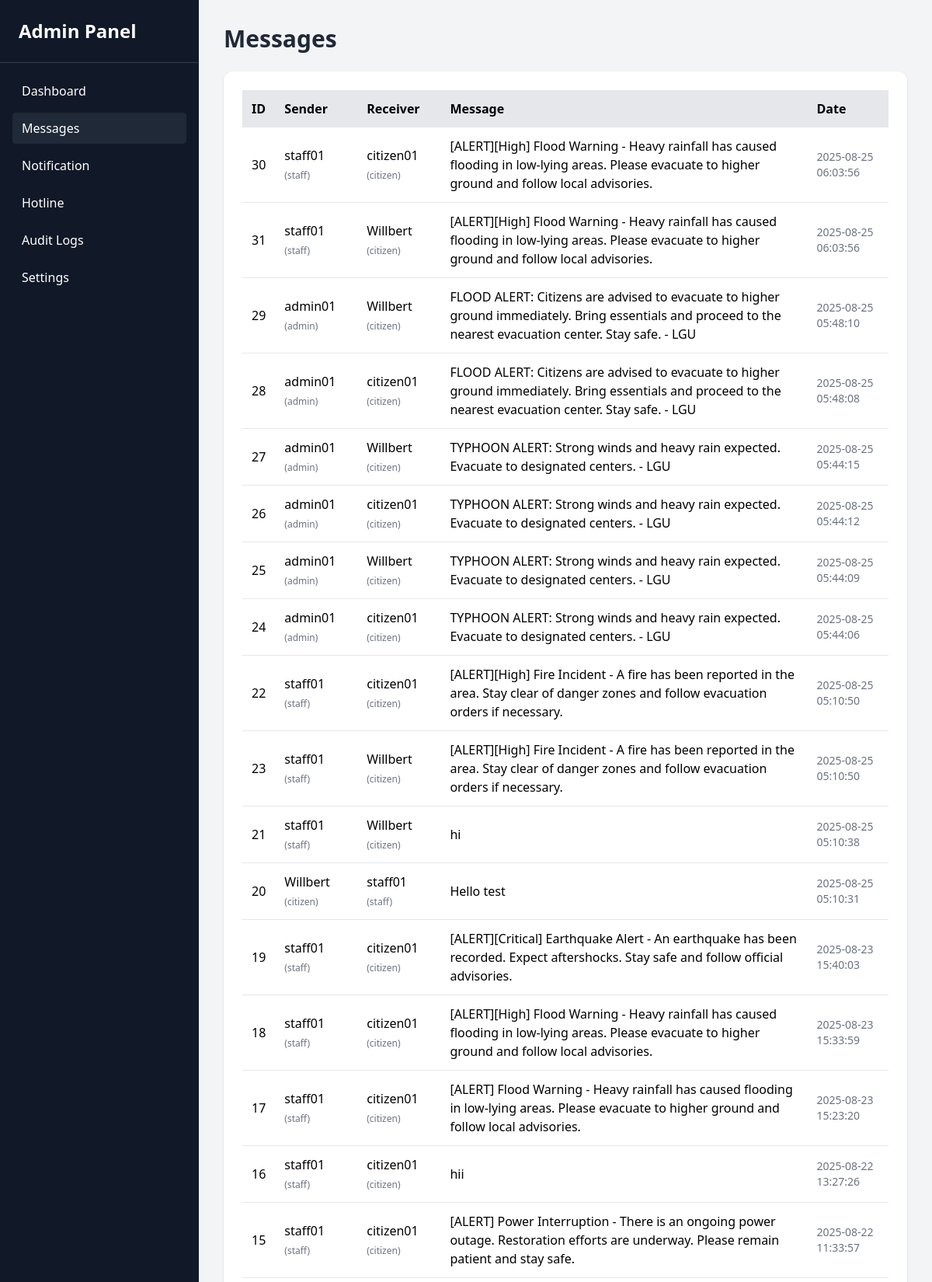
Page /admin/messages.php (signed in, upper part) on the committed database.
### tables this page shows
CREATE TABLE `messages` (
  `message_id` int(11) NOT NULL,
  `sender_id` int(11) NOT NULL,
  `receiver_id` int(11) NOT NULL,
  `message` text NOT NULL,
  `sent_at` timestamp NOT NULL DEFAULT current_timestamp(),
  `created_at` timestamp NOT NULL DEFAULT current_timestamp()
);

CREATE TABLE `users` (
  `user_id` int(11) NOT NULL,
  `role` enum('admin','staff','citizen') NOT NULL,
  `username` varchar(50) NOT NULL,
  `password` varchar(255) NOT NULL,
  `full_name` varchar(100) NOT NULL,
  `email` varchar(100) DEFAULT NULL,
  `phone` varchar(20) DEFAULT NULL,
  `address` text DEFAULT NULL,
  `language_preference` varchar(50) DEFAULT 'English',
  `qc_id_path` varchar(255) DEFAULT NULL,
  `created_at` timestamp NOT NULL DEFAULT current_timestamp()
);

### admin/messages.php (the view, shortened to what this page needs)
<?php
include "../config/config.php";
$query = "
    SELECT
           m.message_id AS id,
           m.message,
           m.created_at,
           s.username AS sender_name, s.role AS sender_role,
           r.username AS receiver_name, r.role AS receiver_role
    FROM messages m
    JOIN users s ON m.sender_id = s.user_id
    JOIN users r ON m.receiver_id = r.user_id
    ORDER BY m.created_at DESC
";
$messages = $conn->query($query);
?>
<!DOCTYPE html>
<html lang="en">
<head>
    <script src="https://cdn.tailwindcss.com"></script>
</head>
<body class="bg-gray-100 h-screen flex">
  <aside class="w-64 bg-gray-900 text-white flex flex-col overflow-y-auto h-screen">
      <div class="p-6 text-2xl font-bold border-b border-gray-700">
          Admin Panel
      </div>
      <nav class="flex-1 p-4 space-y-2">
          <a href="dashboard.php" class="block py-2 px-3 hover:bg-gray-700"> Dashboard</a>
          <a href="messages.php" class="block py-2 px-3 rounded bg-gray-800"> Messages</a>
          <a href="massnotify.php" class="block py-2 px-3 rounded hover:bg-gray-700"> Notification</a>
          <a href="hotline.php" class="block py-2 px-3 rounded hover:bg-gray-700"> Hotline</a>
          <a href="audit.php" class="block py-2 px-3 rounded hover:bg-gray-700"> Audit Logs</a>
          <a href="system_settings.php" class="block py-2 px-3 rounded hover:bg-gray-700"> Settings</a>
      </nav>
  </aside>
    <main class="flex-1 h-screen overflow-y-auto p-8">
        <h1 class="text-3xl font-bold text-gray-800 mb-6">Messages</h1>
        <div class="bg-white p-6 rounded-xl shadow overflow-x-auto">
            <table class="w-full border-collapse">
                <thead class="sticky top-0 bg-gray-200">
                    <tr class="text-left">
                        <th class="p-3">ID</th>
                        <th class="p-3">Sender</th>
                        <th class="p-3">Receiver</th>
                        <th class="p-3">Message</th>
                        <th class="p-3">Date</th>
                    </tr>
                </thead>
                <tbody>
                    <?php if ($messages->num_rows > 0): ?>
                        <?php while ($row = $messages->fetch_assoc()): ?>
                            <tr class="border-b hover:bg-gray-50">
                                <td class="p-3"><?php echo $row['id']; ?></td>
                                <td class="p-3">
                                    <?php echo htmlspecialchars($row['sender_name']); ?>
                                    <span class="text-xs text-gray-500">(<?php echo $row['sender_role']; ?>)</span>
                                </td>
                                <td class="p-3">
                                    <?php echo htmlspecialchars($row['receiver_name']); ?>
                                    <span class="text-xs text-gray-500">(<?php echo $row['receiver_role']; ?>)</span>
                                </td>
                                <td class="p-3"><?php echo htmlspecialchars($row['message']); ?></td>
                                <td class="p-3 text-sm text-gray-500"><?php echo $row['created_at']; ?></td>
                            </tr>
                        <?php endwhile; ?>
                    <?php else: ?>
                        <tr>
                            <td colspan="5" class="p-3 text-center text-gray-500">No messages found.</td>
                        </tr>
                    <?php endif; ?>
                </tbody>
            </table>
        </div>
    </main>
</body>
</html>

### rows in the picture
messages: message_id "30", sender.username "staff01", sender.role "staff", receiver.username "citizen01", receiver.role "citizen", message "[ALERT][High] Flood Warning - Heavy rainfall has caused flooding in low-lying areas. Please evacuate to higher ground and follow local advisories.", created_at "2025-08-25 06:03:56"
messages: message_id "31", sender.username "staff01", sender.role "staff", receiver.username "Willbert", receiver.role "citizen", message "[ALERT][High] Flood Warning - Heavy rainfall has caused flooding in low-lying areas. Please evacuate to higher ground and follow local advisories.", created_at "2025-08-25 06:03:56"
messages: message_id "29", sender.username "admin01", sender.role "admin", receiver.username "Willbert", receiver.role "citizen", message "FLOOD ALERT: Citizens are advised to evacuate to higher ground immediately. Bring essentials and proceed to the nearest evacuation center. Stay safe. - LGU", created_at "2025-08-25 05:48:10"
messages: message_id "28", sender.username "admin01", sender.role "admin", receiver.username "citizen01", receiver.role "citizen", message "FLOOD ALERT: Citizens are advised to evacuate to higher ground immediately. Bring essentials and proceed to the nearest evacuation center. Stay safe. - LGU", created_at "2025-08-25 05:48:08"
messages: message_id "27", sender.username "admin01", sender.role "admin", receiver.username "Willbert", receiver.role "citizen", message "TYPHOON ALERT: Strong winds and heavy rain expected. Evacuate to designated centers. - LGU", created_at "2025-08-25 05:44:15"
messages: message_id "26", sender.username "admin01", sender.role "admin", receiver.username "citizen01", receiver.role "citizen", message "TYPHOON ALERT: Strong winds and heavy rain expected. Evacuate to designated centers. - LGU", created_at "2025-08-25 05:44:12"
messages: message_id "25", sender.username "admin01", sender.role "admin", receiver.username "Willbert", receiver.role "citizen", message "TYPHOON ALERT: Strong winds and heavy rain expected. Evacuate to designated centers. - LGU", created_at "2025-08-25 05:44:09"
messages: message_id "24", sender.username "admin01", sender.role "admin", receiver.username "citizen01", receiver.role "citizen", message "TYPHOON ALERT: Strong winds and heavy rain expected. Evacuate to designated centers. - LGU", created_at "2025-08-25 05:44:06"
messages: message_id "22", sender.username "staff01", sender.role "staff", receiver.username "citizen01", receiver.role "citizen", message "[ALERT][High] Fire Incident - A fire has been reported in the area. Stay clear of danger zones and follow evacuation orders if necessary.", created_at "2025-08-25 05:10:50"
messages: message_id "23", sender.username "staff01", sender.role "staff", receiver.username "Willbert", receiver.role "citizen", message "[ALERT][High] Fire Incident - A fire has been reported in the area. Stay clear of danger zones and follow evacuation orders if necessary.", created_at "2025-08-25 05:10:50"
messages: message_id "21", sender.username "staff01", sender.role "staff", receiver.username "Willbert", receiver.role "citizen", message "hi", created_at "2025-08-25 05:10:38"
messages: message_id "20", sender.username "Willbert", sender.role "citizen", receiver.username "staff01", receiver.role "staff", message "Hello test", created_at "2025-08-25 05:10:31"
messages: message_id "19", sender.username "staff01", sender.role "staff", receiver.username "citizen01", receiver.role "citizen", message "[ALERT][Critical] Earthquake Alert - An earthquake has been recorded. Expect aftershocks. Stay safe and follow official advisories.", created_at "2025-08-23 15:40:03"
messages: message_id "18", sender.username "staff01", sender.role "staff", receiver.username "citizen01", receiver.role "citizen", message "[ALERT][High] Flood Warning - Heavy rainfall has caused flooding in low-lying areas. Please evacuate to higher ground and follow local advisories.", created_at "2025-08-23 15:33:59"
messages: message_id "17", sender.username "staff01", sender.role "staff", receiver.username "citizen01", receiver.role "citizen", message "[ALERT] Flood Warning - Heavy rainfall has caused flooding in low-lying areas. Please evacuate to higher ground and follow local advisories.", created_at "2025-08-23 15:23:20"
messages: message_id "16", sender.username "staff01", sender.role "staff", receiver.username "citizen01", receiver.role "citizen", message "hii", created_at "2025-08-22 13:27:26"
messages: message_id "15", sender.username "staff01", sender.role "staff", receiver.username "citizen01", receiver.role "citizen", message "[ALERT] Power Interruption - There is an ongoing power outage. Restoration efforts are underway. Please remain patient and stay safe.", created_at "2025-08-22 11:33:57"
